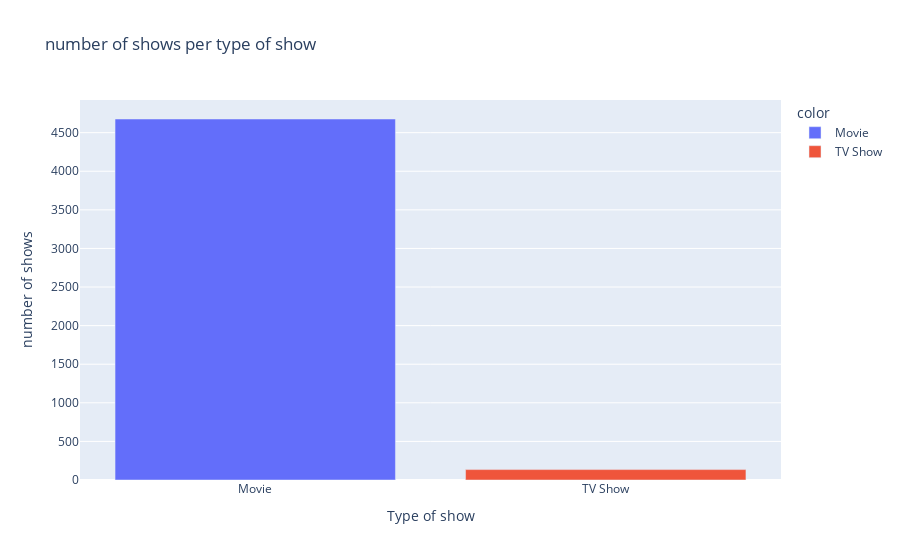

Notebook cell for this chart:
### Code cell
netflix_type_ds= netflix_df['type'].value_counts()
type_show_graph= px.bar(x=netflix_type_ds.index.tolist(), y=netflix_type_ds.values, color=netflix_type_ds.index.tolist(), labels= {"x":"Type of show", "y":"number of shows"}, title='number of shows per type of show' )
type_show_graph.show()

### Figure 1 — Plotly figure (JSON) as saved in the notebook; plotly's stock layout.template omitted (floating-point values rounded to 4 significant figures)
{"data": [{"alignmentgroup": "True", "hovertemplate": "color=Movie<br>Type of show=%{x}<br>number of shows=%{y}<extra></extra>", "legendgroup": "Movie", "marker": {"color": "#636efa", "pattern": {"shape": ""}}, "name": "Movie", "offsetgroup": "Movie", "orientation": "v", "showlegend": true, "textposition": "auto", "type": "bar", "x": ["Movie"], "xaxis": "x", "y": [4677], "yaxis": "y"}, {"alignmentgroup": "True", "hovertemplate": "color=TV Show<br>Type of show=%{x}<br>number of shows=%{y}<extra></extra>", "legendgroup": "TV Show", "marker": {"color": "#EF553B", "pattern": {"shape": ""}}, "name": "TV Show", "offsetgroup": "TV Show", "orientation": "v", "showlegend": true, "textposition": "auto", "type": "bar", "x": ["TV Show"], "xaxis": "x", "y": [135], "yaxis": "y"}], "layout": {"barmode": "relative", "legend": {"title": {"text": "color"}, "tracegroupgap": 0}, "title": {"text": "number of shows per type of show"}, "xaxis": {"anchor": "y", "domain": [0, 1], "title": {"text": "Type of show"}}, "yaxis": {"anchor": "x", "domain": [0, 1], "title": {"text": "number of shows"}}}}
